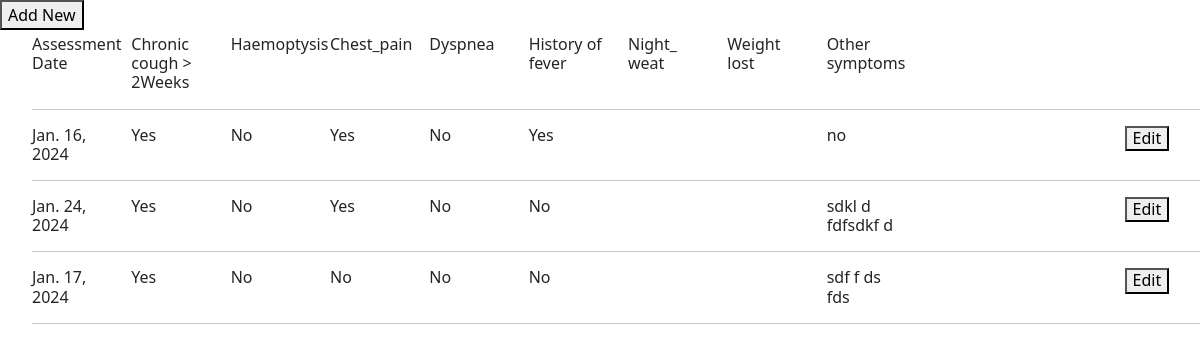
The app's page /client/clinical_symptoms_list/1/ with its own data.
### tb_app/models.py (models this page shows, shortened)
class Clinical_Sypmtoms(TSIS2BaseModel):
    client = models.ForeignKey("client", blank=False, null=False, on_delete=models.PROTECT)
    assessment_date = models.DateField(blank=False, null=False)
    chronic_cough_gt_2Weeks = models.CharField(blank=True, null=True,max_length=255,choices=YES_NO)
    haemoptysis = models.CharField(blank=True, null=True,max_length=255,choices=YES_NO)
    chest_pain = models.CharField(blank=True, null=True,max_length=255,choices=YES_NO)
    dyspnea = models.CharField(blank=True, null=True,max_length=255,choices=YES_NO)
    history_of_fever = models.CharField(blank=True, null=True,max_length=255,choices=YES_NO)
    night_sweats = models.CharField(blank=True, null=True,max_length=255,choices=YES_NO)
    weight_loss	 = models.CharField(blank=True, null=True,max_length=255,choices=YES_NO)
    other_symptom	 = models.CharField(blank=True, null=True,max_length=255)
    notes = models.TextField(blank=True, null=True)
    class Meta(object):
        default_permissions = ('add', 'change', 'delete', 'view', 'list')

### tb_app/views.py (the view)
# urls.py: path('clinical_symptoms_list/<int:client_id>/', clinical_symptoms_list, name='clinical_symptoms_list'),
def clinical_symptoms_list(request, client_id):
    client = get_object_or_404(Client, pk=client_id)
    clinical_symptoms = Clinical_Sypmtoms.objects.filter(client_id=client_id)
    return render(request, 'clinical_symptoms_list.html', {'clinical_symptoms': clinical_symptoms, 'client_id': client_id})

### tb_app/base_model.py (called while the page is built)
    def get_queryset(self):
        if self.include_deleted:
            return TSIS2BaseQuerySet(self.model)
        return TSIS2BaseQuerySet(self.model).filter(deleted_at=None)

### tb_app/templates/clinical_symptoms_list.html (shortened to what this page needs)
{% load widget_tweaks %}
{% load bootstrap5 %}
{% bootstrap_css %}
{% load crispy_forms_tags %}
</head>
{% block content %}
<div class="col-md-4">  <button onclick="popup2({{ client.id }})">Add New</button>  </div>
<ul>
  <b><div class="row h6">
    <div class="col-md-1"> Assessment Date  </div>
    <div class="col-md-1">   Chronic cough > 2Weeks</div>
    <div class="col-md-1">  Haemoptysis </div>
    <div class="col-md-1"> Chest_pain </div>
    <div class="col-md-1"> Dyspnea </div>
    <div class="col-md-1">  History of  fever</div>
    <div class="col-md-1">  Night_ weat </div>
    <div class="col-md-1">     Weight lost	 </div>
    <div class="col-md-1"> Other symptoms </div>
    <div class="col-md-1">  </div>
    <div class="col-md-1">  </div>
  </div> </b>
<hr>
{% for cs in clinical_symptoms %}
<div class="row h6">
    <div class="col-md-1">  {{ cs.assessment_date }}</div>
    <div class="col-md-1">  {{ cs.chronic_cough_gt_2Weeks }}</div>
    <div class="col-md-1">  {{ cs.haemoptysis}}</div>
    <div class="col-md-1"> {{ cs.chest_pain}} </div>
    <div class="col-md-1">  {{ cs.dyspnea }} </div>
    <div class="col-md-1">  {{ cs.history_of_fever }} </div>
    <div class="col-md-1">  {{ cs.night_sweat }} </div>
    <div class="col-md-1">  {{ cs.weight_lost }} </div>
    <div class="col-md-1">  {{ cs.other_symptom }} </div>
    <div class="col-md-1">   </div>
    <div class="col-md-1">   </div>
    <div class="col-md-1"> <button onclick="popup({{ cs.id }})">Edit</button>  </div>
  </div>
  <hr>
{% empty %}
<p style="font-size:12px; "> No data found - Click <b>'Add New'</b> to create new record </p>
{% endfor %}
</ul>
{% endblock %}

### tb_app/templates/clinical_symptoms_list.html (style rules this page uses)
.row { margin-bottom: 5px; margin-top: 5px; }

### records on screen
Clinical_Sypmtoms: assessment_date "Jan. 16, 2024", chronic_cough_gt_2Weeks "Yes", haemoptysis "No", chest_pain "Yes", dyspnea "No", history_of_fever "Yes", other_symptom "no"
Clinical_Sypmtoms: assessment_date "Jan. 24, 2024", chronic_cough_gt_2Weeks "Yes", haemoptysis "No", chest_pain "Yes", dyspnea "No", history_of_fever "No", other_symptom "sdkl d fdfsdkf d"
Clinical_Sypmtoms: assessment_date "Jan. 17, 2024", chronic_cough_gt_2Weeks "Yes", haemoptysis "No", chest_pain "No", dyspnea "No", history_of_fever "No", other_symptom "sdf f ds fds"
